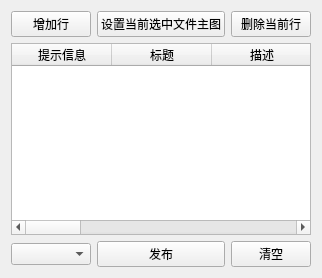
     <widget class="QWidget" name="uploadTab">
      <attribute name="title">
       <string>网盘链接批量上传</string>
      </attribute>
      <layout class="QGridLayout" name="gridLayout">
       <item row="0" column="0">
        <widget class="QPushButton" name="insertBtn">
         <property name="text">
          <string>增加行</string>
         </property>
        </widget>
       </item>
       <item row="0" column="2">
        <widget class="QPushButton" name="deleteBtn">
         <property name="text">
          <string>删除当前行</string>
         </property>
        </widget>
       </item>
       <item row="1" column="0" colspan="3">
        <widget class="QTableWidget" name="inforTable">
         <column>
          <property name="text">
           <string>提示信息</string>
          </property>
         </column>
         <column>
          <property name="text">
           <string>标题</string>
          </property>
         </column>
         <column>
          <property name="text">
           <string>描述</string>
          </property>
         </column>
         <column>
          <property name="text">
           <string>网盘链接</string>
          </property>
         </column>
         <column>
          <property name="text">
           <string>网盘提取码</string>
          </property>
         </column>
         <column>
          <property name="text">
           <string>解压密码</string>
          </property>
         </column>
         <column>
          <property name="text">
           <string>价格</string>
          </property>
         </column>
         <column>
          <property name="text">
           <string>文件类型</string>
          </property>
         </column>
         <column>
          <property name="text">
           <string>文件大小</string>
          </property>
         </column>
         <column>
          <property name="text">
           <string>主图位置</string>
          </property>
         </column>
        </widget>
       </item>
       <item row="2" column="0">
        <widget class="QComboBox" name="cateCb"/>
       </item>
       <item row="2" column="1">
        <widget class="QPushButton" name="publishBtn">
         <property name="text">
          <string>发布</string>
         </property>
        </widget>
       </item>
       <item row="2" column="2">
        <widget class="QPushButton" name="clearBtn">
         <property name="text">
          <string>清空</string>
         </property>
        </widget>
       </item>
       <item row="0" column="1">
        <widget class="QPushButton" name="setMainImgBtn">
         <property name="text">
          <string>设置当前选中文件主图</string>
         </property>
        </widget>
       </item>
      </layout>
     </widget>
